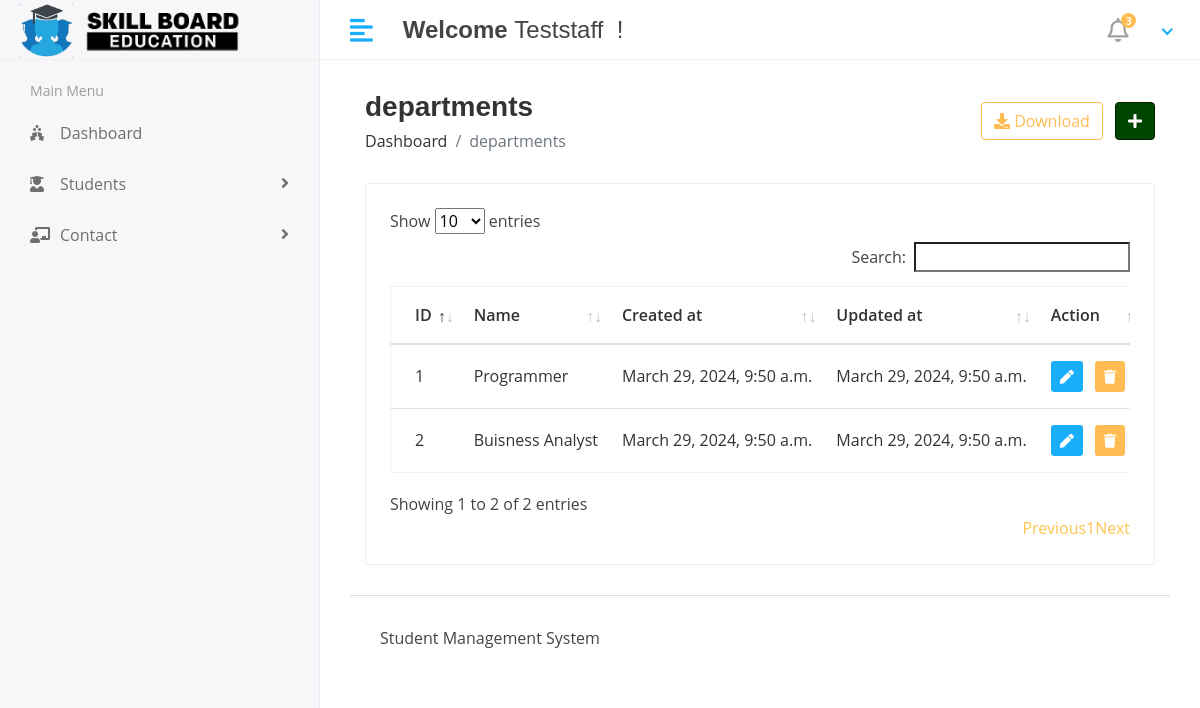
Screenshot of /admin1/view-department/ (signed in) with the database file from the repository.
### adminapp/models.py (models this page shows, shortened)
class Department(models.Model):
    name = models.CharField(max_length=50)
    created_at = models.DateTimeField(auto_now_add=True)
    updated_at = models.DateTimeField(auto_now=True)

### adminapp/views.py (the view)
# urls.py: path('view-department/',view_department,name='view_department'),
@login_required
def view_department(request):
    user_id = request.session['user_id']
    user = User.objects.get(id=user_id)
    department = Department.objects.all()
    context = {
        'department':department,
        'user':user
    }
    return render(request,'admin/department/view_department.html',context)

### templates/admin/department/view_department.html (shortened to what this page needs)
{% extends 'base.html' %}
{% block content %}
<div class="content container-fluid">
    <div class="page-header">
       <div class="row align-items-center">
          <div class="col">
             <h3 class="page-title">departments</h3>
             <ul class="breadcrumb">
                <li class="breadcrumb-item"><a href="index.html">Dashboard</a></li>
                <li class="breadcrumb-item active">departments</li>
             </ul>
          </div>
          <div class="col-auto text-right float-right ml-auto">
             <a href="#" class="btn btn-outline-primary mr-2"><i class="fas fa-download"></i> Download</a>
             <a href="{% url 'add_department' %}" class="btn btn-primary"><i class="fas fa-plus"></i></a>
          </div>
       </div>
    </div>
    <div class="row">
       <div class="col-sm-12">
          <div class="card card-table">
             <div class="card-body">
                <div class="table-responsive">
                   <table class="table table-hover table-center mb-0 datatable" id="table_id">
                      <thead>
                         <tr>
                            <th>ID</th>
                            <th>Name</th>
                            <th>Created at</th>
                            <th>Updated at</th>
                            <th>Action</th>
                         </tr>
                      </thead>
                      <tbody>
                        {% for i in department %}
                         <tr>
                            <td>{{i.id}}</td>
                            <td>{{i.name}}</td>
                            <td>{{i.created_at}}</td>
                            <td>{{i.updated_at}}</td>
                            <td>
                               <div class="actions">
                                  <a href="{% url 'edit_department' i.id %}" class="btn btn-sm bg-success-light mr-2">
                                  <i class="fas fa-pen"></i>
                                  </a>
                                  <a href="{% url 'delete_department' i.id %}" class="btn btn-sm bg-danger-light" onclick="return confirm('Are you sure you want to delete this item?');">
                                  <i class="fas fa-trash"></i>
                                  </a>
                               </div>
                            </td>
                         </tr>
                         {% endfor %}
                      </tbody>
                   </table>
                </div>
             </div>
          </div>
       </div>
    </div>
 </div>
{% endblock %}

### templates/includes/header.html (shortened to what this page needs)
{% load static %}
<div class="header">
    <div class="header-left">
       <a href="index.html" class="logo">
         <img src="{% static 'assets/img/LOGO-head.png' %}" alt="" style="max-height: 60px;width: 53px;" >
         <img src="{% static 'assets/img/LOGO-foot.png' %}" alt="" >
       </a>
    </div>
    <a href="javascript:void(0);" id="toggle_btn">
    <i class="fas fa-align-left"></i>
    </a>
    <div class="top-nav-search mt-3">
      <h4><strong>Welcome</strong>&nbsp<span>{% if user %}{{user.username}}{%endif%}</span>&nbsp !</h4>
   </div>
    <ul class="nav user-menu">
       <li class="nav-item dropdown noti-dropdown">
          <a href="#" class="dropdown-toggle nav-link" data-toggle="dropdown">
          <i class="far fa-bell"></i> <span class="badge badge-pill">3</span>
          </a>
       </li>
       <li class="nav-item dropdown has-arrow">
          <a href="#" class="dropdown-toggle nav-link" data-toggle="dropdown">
          </a>
       </li>
    </ul>
 </div>

### rows the page displays
Department: id "1", name "Programmer", created_at "March 29, 2024, 9:50 a.m.", updated_at "March 29, 2024, 9:50 a.m."
Department: id "2", name "Buisness Analyst", created_at "March 29, 2024, 9:50 a.m.", updated_at "March 29, 2024, 9:50 a.m."

### other values shown
{{ user.username }} "Teststaff"
